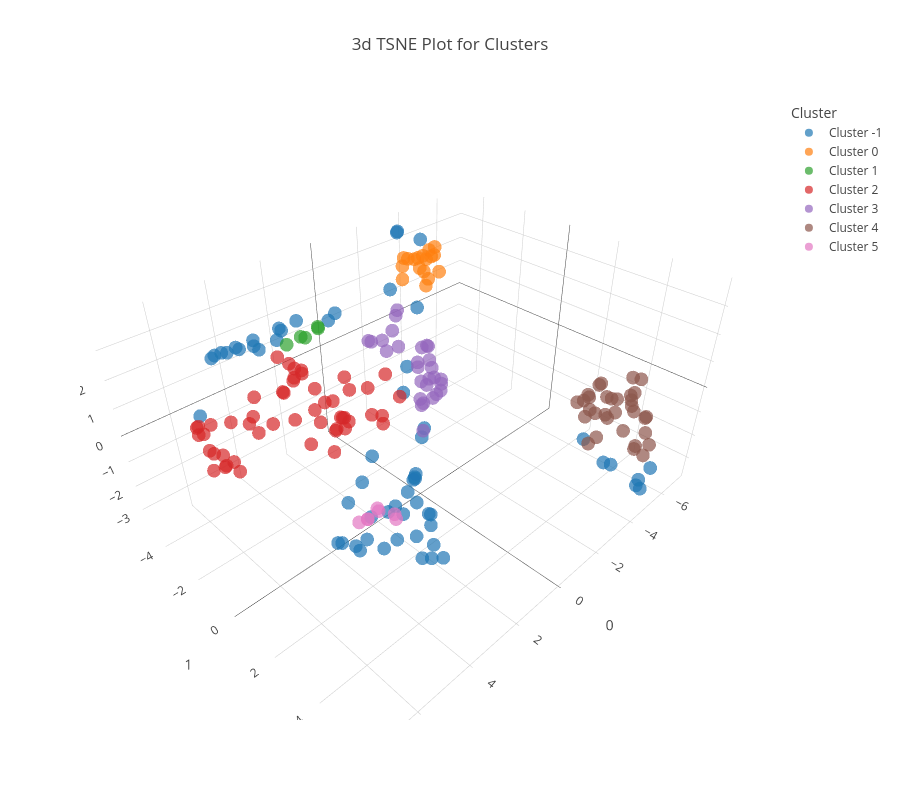

The notebook cell this image was saved under:
### Markdown cell above
### DBSCAN

### Code cell
dbscan = create_model('dbscan')
plot_model(dbscan,plot='tsne')
